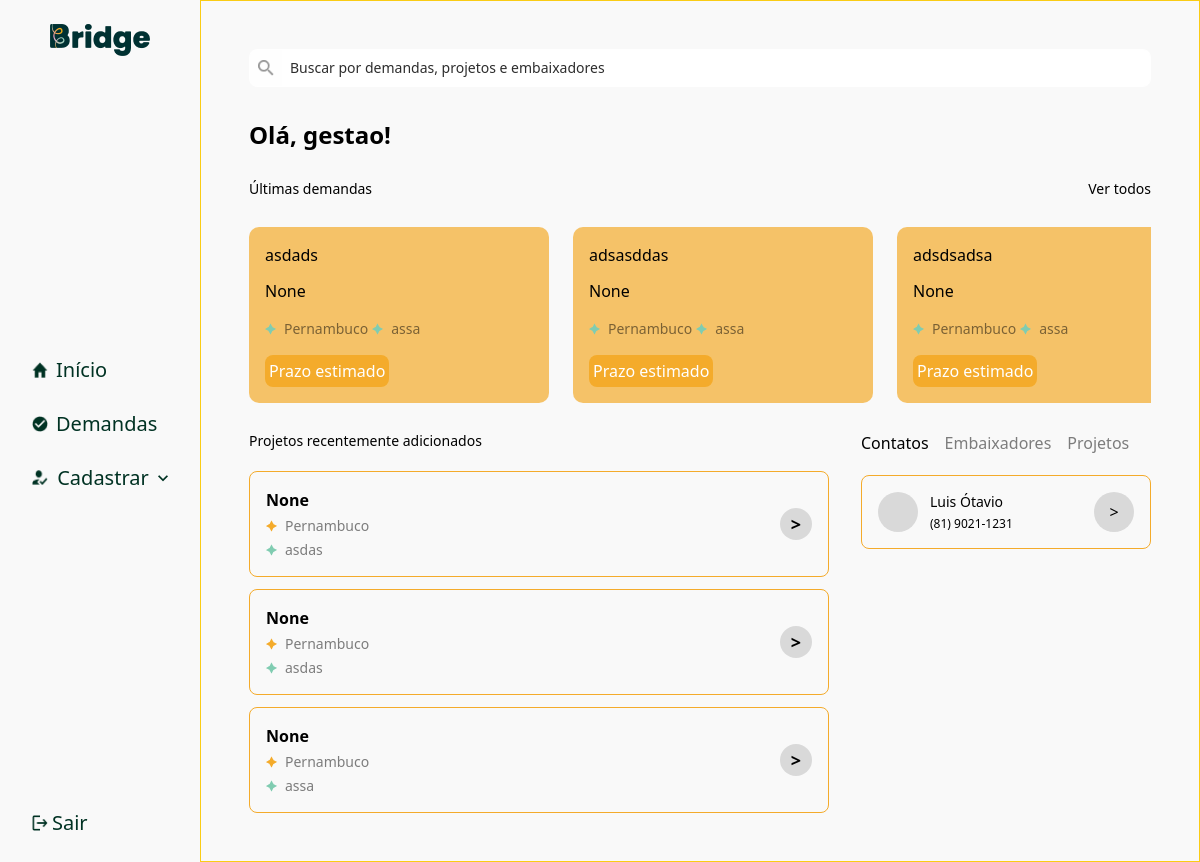
/home/ (signed in), run on an earlier commit of the app's database.
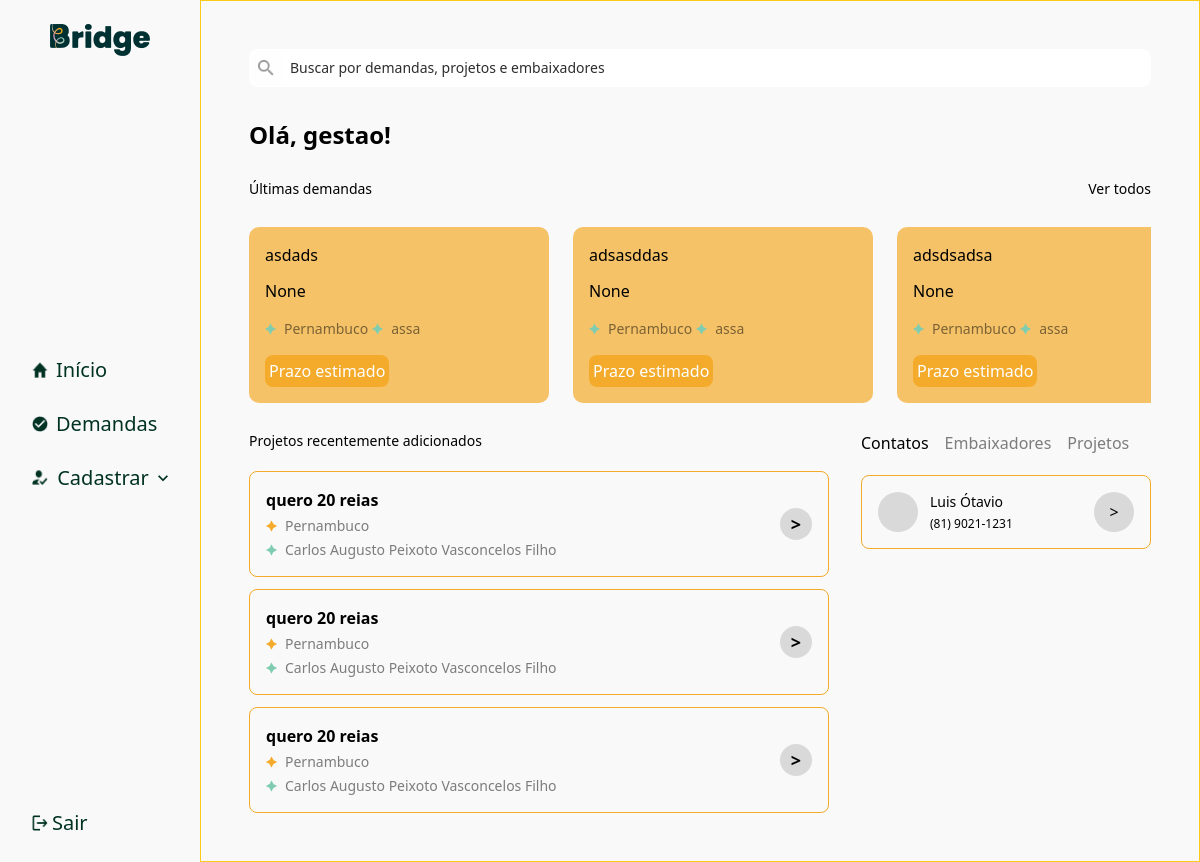
And on a later commit of the database.
### fullapp/models.py (models this page shows, shortened)
class Demand(models.Model):
    user = models.ForeignKey(User, on_delete=models.CASCADE, null=True, blank=True)
    title = models.CharField(max_length=255, null=True, blank=True)
    description = models.CharField(max_length=255, null=True, blank=True)
    status = models.CharField(choices=get_choices(StatusEnum), default=StatusEnum.IN_ANALISYS, max_length=255, null=True, blank=True)
    region = models.CharField(choices=get_choices(RegionEnum), default=RegionEnum.PERNAMBUCO, max_length=255, null=True, blank=True)
    user = models.ForeignKey(User, on_delete=models.CASCADE, null=True, blank=True)
    created_at = models.DateTimeField(auto_now_add=True)
    def __str__(self):
        return self.title

class User(AbstractUser):
    ADMIN = 1
    AMBASSADOR = 2
    USER = 3
    ROLE_CHOICES = (
        (ADMIN, 'Admin'),
        (AMBASSADOR, 'Ambassador'),
        (USER, 'User'),
    )
    role = models.PositiveSmallIntegerField(choices=ROLE_CHOICES, default=USER)
    name = models.CharField(max_length=255, null=True, blank=True)
    phone = models.CharField(max_length=255, null=True, blank=True)
    email = models.CharField(max_length=255, null=True, blank=True)
    password = models.CharField(max_length=255, null=True, blank=True)
    project = models.CharField(max_length=50, null=True, blank=True)
    objective = models.CharField(max_length=255, null=True, blank=True)
    region = models.CharField(choices=get_choices(RegionEnum), default=RegionEnum.PERNAMBUCO, max_length=255, null=True, blank=True)

### fullapp/views.py (the view, shortened to what this page needs)
# urls.py: path('home/', home, name="home"),
@login_required
def home(request):
  current_user = request.user
  if current_user.role == 1:
    demands = ManagerMediator.home()
    return render(request, 'management/home.html', demands)

### fullapp/daos.py (called while the page is built)
def get_demands_by_date(sort):
  if sort == 'latest':
    return Demand.objects.order_by('-created_at')[:3]
  else:
    return Demand.objects.order_by('created_at')

### fullapp/mediators.py (called while the page is built)
    def home():
      most_recent_demands = get_demands_by_date("latest")
      oldest_demands = get_demands_by_date("oldest")[:5]
      print(most_recent_demands)
      return {
        'most_recent_demands': most_recent_demands,
        'oldest_demands': oldest_demands
      }

### fullapp/templates/management/home.html (shortened to what this page needs)
{% extends 'management/base.html' %}
{% load static %}
{% block content %}
<div class="flex flex-col mt-8 gap-7">
  <h1 class="font-bold text-2xl">Olá, {{ request.user.username }}!</h1>
  <div class="flex w-full justify-between items-center">
    <span class="text-sm font-medium">Últimas demandas</span>
    <a href="/demands/" class="text-sm">Ver todos</a>
  </div>
  <div class="flex gap-6 overflow-x-auto">
    {% for item in oldest_demands %}
      <div class="p-4 min-w-[300px] rounded-[10px] bg-[#F4AB2B]/70">
        <h2>{{item.title}}</h2>
        <span class="block mt-3">{{item.user.project}}</span>
        <div class="flex gap-1 items-center my-4">
          <div class="flex gap-2 items-center">
            <img src="../../static/img/star-green.png" alt="">
            <span class="text-sm text-black/50 font-medium">
              {{ item.region }}
            </span>
          </div>
          <div class="flex gap-2 items-center">
            <img src="../../static/img/star-green.png" alt="">
            <span class="text-sm text-black/50 font-medium">
              {{ item.user.name }}
            </span>
          </div>
        </div>
        <div class="p-1 bg-[#F4AB2B] w-fit rounded-lg text-white">
          Prazo estimado
        </div>
      </div>
    {% endfor %}
  </div>
  <div class="grid grid-cols-[2fr_1fr] gap-8">
    <div>
      <div class="flex justify-between items-center">
        <span class="font-medium text-sm">Projetos recentemente adicionados</span>
      </div>
      <div class="flex flex-col gap-3 mt-5">
        {% for item in most_recent_demands %}
          <div class="p-4 rounded-lg border border-[#F4AB2B] flex justify-between items-center">
            <div class="flex flex-col gap-1">
              <strong>{{ item.user.project }}</strong>
              <div class="flex gap-2 items-center">
                <img src="../../static/img/star-yellow.png" alt="">
                <span class="text-sm text-black/50 font-medium">
                  {{ item.region}}
                </span>
              </div>
              <div class="flex gap-2 items-center">
                <img src="../../static/img/star-green.png" alt="">
                <span class="text-sm text-black/50 font-medium">
                  {{ item.user.name }}
                </span>
              </div>
            </div>
            <a href="" class="grid w-8 h-8 place-items-center rounded-full bg-[#D9D9D9] text-lg font-bold">
              >
            </a>
          </div>
        {% endfor %}
      </div>
    </div>
    <div class="flex flex-col gap-5">
      <div class="flex gap-4">
        <span class="font-medium">Contatos</span>
        <span class="font-medium text-black/50">Embaixadores</span>
        <span class="font-medium text-black/50">Projetos</span>
      </div>
      <div class="p-4 rounded-lg border border-[#F4AB2B] flex flex-col">
        <div class="flex justify-between items-center">
          <div class="flex gap-3">
            <div class="bg-[#D9D9D9] rounded-full w-10 h-10"></div>
            <div class="flex flex-col gap-1">
              <span class="text-sm">Luis Ótavio</span>
              <span class="text-xs">(81) 9021-1231</span>
            </div>
          </div>
          <div class="bg-[#D9D9D9] rounded-full grid place-items-center w-10 h-10">
            >
          </div>
        </div>
      </div>
    </div>
  </div>
</div>
{% endblock %}

What changed in the data, as far as the page shows it:
no longer on one of the page's lists (row unchanged): Demand: user.project "None", region "Pernambuco", user.name "assa"
no longer on this page (row unchanged): Demand: user.project "None", region "Pernambuco", user.name "asdas"
no longer on this page (row unchanged): Demand: user.project "None", region "Pernambuco", user.name "asdas"
added Demand: user.project "quero 20 reias", region "Pernambuco", user.name "Carlos Augusto Peixoto Vasconcelos Filho"
added Demand: user.project "quero 20 reias", region "Pernambuco", user.name "Carlos Augusto Peixoto Vasconcelos Filho"
added Demand: user.project "quero 20 reias", region "Pernambuco", user.name "Carlos Augusto Peixoto Vasconcelos Filho"
